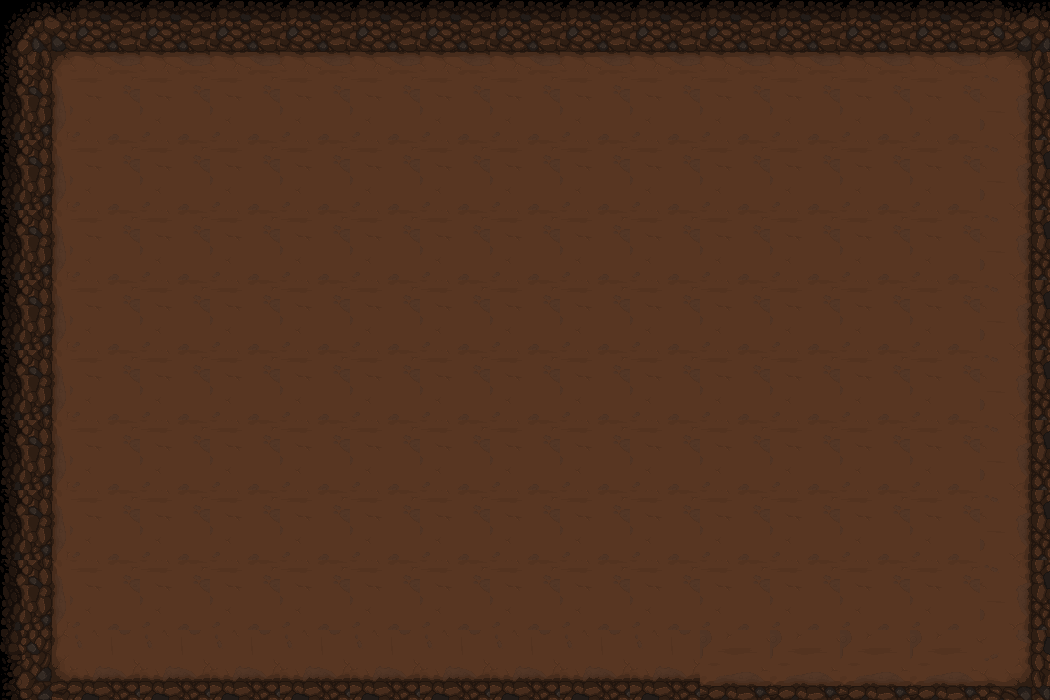

Rendered tile map (Tiled .tmx) drawn with the repository's tilesets; below, a short description and the full map source, tile grids included:
An orthogonal 15x10 tile map with 70x70 px tiles, 1 tile layer (room2), 4 tilesets and 28 objects (24x ghost, 4x wall).

<map version="1.8" tiledversion="1.8.4" orientation="orthogonal" renderorder="right-down" width="15" height="10" tilewidth="70" tileheight="70" infinite="0" nextlayerid="4" nextobjectid="31">
 <tileset firstgid="1" name="Binding of Isaac map bottom" tilewidth="70" tileheight="70" spacing="2" tilecount="156" columns="26">
  <image source="Binding of Isaac map bottom.png" width="1903" height="468" />
 </tileset>
 <tileset firstgid="157" name="Binding of Isaac map left" tilewidth="70" tileheight="70" spacing="2" tilecount="156" columns="6">
  <image source="Binding of Isaac map left.png" width="467" height="1903" />
 </tileset>
 <tileset firstgid="313" name="PC Computer - The Binding of Isaac Rebirth - Caves" tilewidth="70" tileheight="70" spacing="2" tilecount="156" columns="26">
  <image source="PC Computer - The Binding of Isaac Rebirth - Caves.png" width="1903" height="468" />
 </tileset>
 <tileset firstgid="469" name="Binding of Isaac map rechts" tilewidth="70" tileheight="70" spacing="2" tilecount="156" columns="26">
  <image source="Binding of Isaac map rechts.png" width="1903" height="467" />
 </tileset>
 <layer id="1" name="room2" width="15" height="10">
  <data encoding="csv">
313,314,314,314,314,314,314,314,314,314,314,314,314,314,494,
301,571,571,571,571,571,571,571,571,571,571,571,571,571,520,
301,571,571,571,571,571,571,571,571,571,571,571,571,571,520,
301,571,571,571,571,571,571,571,571,571,571,571,571,571,520,
301,571,571,571,571,571,571,571,571,571,571,571,571,571,520,
301,571,571,571,571,571,571,571,571,571,571,571,571,571,520,
301,571,571,571,571,571,571,571,571,571,571,571,571,571,520,
301,571,571,571,571,571,571,571,571,571,571,571,571,571,520,
301,571,571,571,571,571,571,571,571,571,571,571,571,571,520,
307,308,308,308,308,308,308,308,308,308,155,155,155,155,156
</data>
 </layer>
 <objectgroup id="2" name="wall">
  <object id="1" type="wall" x="2" y="0" width="48" height="698" />
  <object id="2" type="wall" x="52" y="-2" width="974" height="62" />
  <object id="3" type="wall" x="1028" y="-6" width="26" height="706" />
  <object id="4" type="wall" x="56" y="662" width="966" height="40" />
 </objectgroup>
 <objectgroup id="3" name="enemy">
  <object id="7" type="ghost" x="876" y="192" />
  <object id="8" type="ghost" x="904" y="560" />
  <object id="9" type="ghost" x="758" y="552" />
  <object id="10" type="ghost" x="814" y="422" />
  <object id="11" type="ghost" x="998" y="330" />
  <object id="12" type="ghost" x="550" y="518" />
  <object id="13" type="ghost" x="604" y="594" />
  <object id="14" type="ghost" x="454" y="588" />
  <object id="15" type="ghost" x="310" y="464" />
  <object id="16" type="ghost" x="310" y="546" />
  <object id="17" type="ghost" x="196" y="584" />
  <object id="18" type="ghost" x="550" y="502" />
  <object id="19" type="ghost" x="510" y="340" />
  <object id="20" type="ghost" x="506" y="140" />
  <object id="21" type="ghost" x="548" y="262" />
  <object id="22" type="ghost" x="596" y="366" />
  <object id="23" type="ghost" x="384" y="410" />
  <object id="24" type="ghost" x="538" y="414" />
  <object id="25" type="ghost" x="670" y="432" />
  <object id="26" type="ghost" x="768" y="336" />
  <object id="27" type="ghost" x="812" y="224" />
  <object id="28" type="ghost" x="952" y="112" />
  <object id="29" type="ghost" x="898" y="314" />
  <object id="30" type="ghost" x="972" y="448" />
 </objectgroup>
</map>
